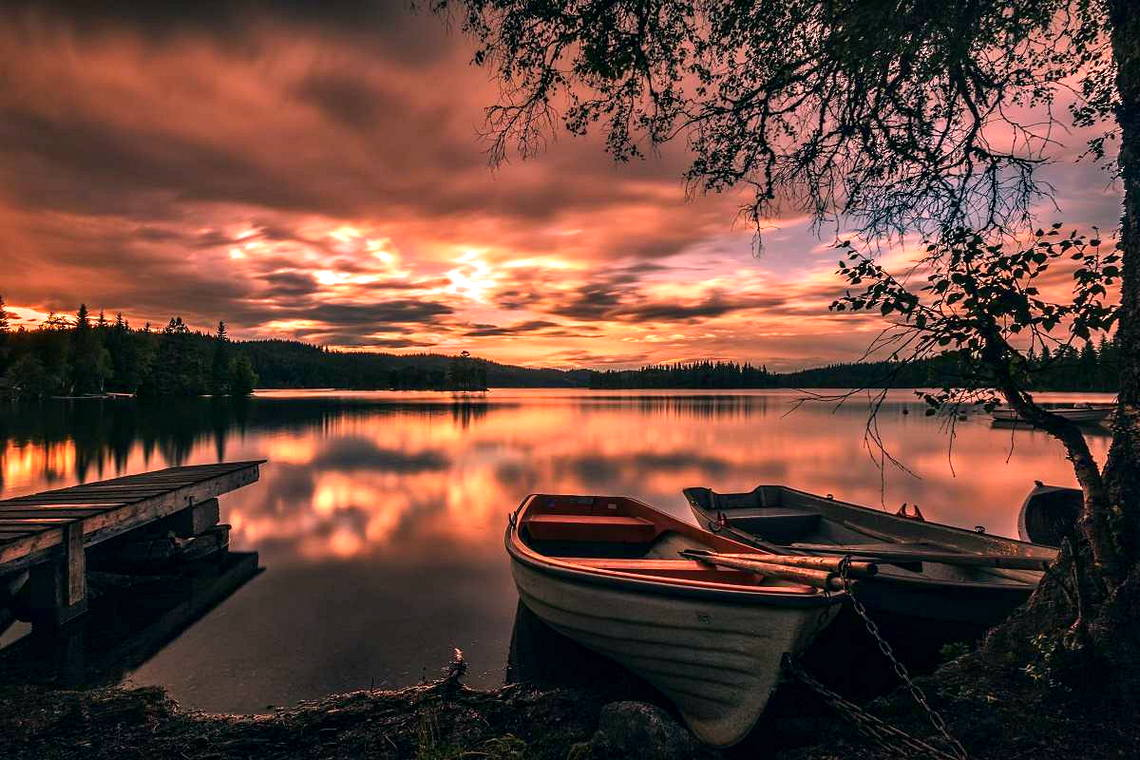
#> input picture Tugas 4/pemandangan.jpg, 1140 x 760 px
$ python ButterWortLowPassFilter.py
#> lines starting #> are read from the running program, lines starting #| are printed output that depends on the picture
import cv2
import numpy as np
import matplotlib.pyplot as plt

# Baca gambar grayscale
img = cv2.imread('pemandangan.jpg', 0)
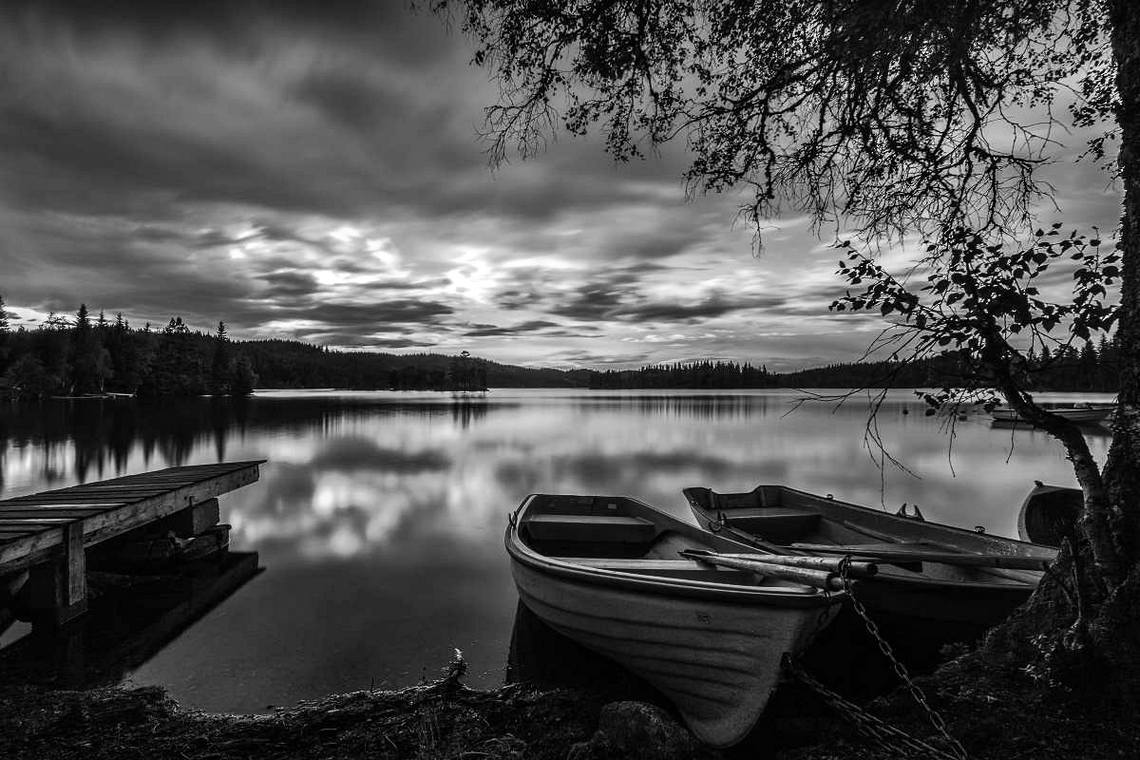
#> img: shape (760, 1140); min 0, max 255, mean 77.7

# Lakukan transformasi Fourier pada gambar
f = np.fft.fft2(img)
fshift = np.fft.fftshift(f)

# Buat filter Butterworth Lowpass
rows, cols = img.shape
#> rows = 760; cols = 1140
crow, ccol = rows // 2, cols // 2
#> crow = 380; ccol = 570
radius = 30
order = 2
butterworth_lp = np.zeros((rows, cols), np.float32)
for i in range(rows):
    for j in range(cols):
        d = np.sqrt((i - crow) ** 2 + (j - ccol) ** 2)
        butterworth_lp[i, j] = 1 / (1 + (d / radius) ** (2 * order))
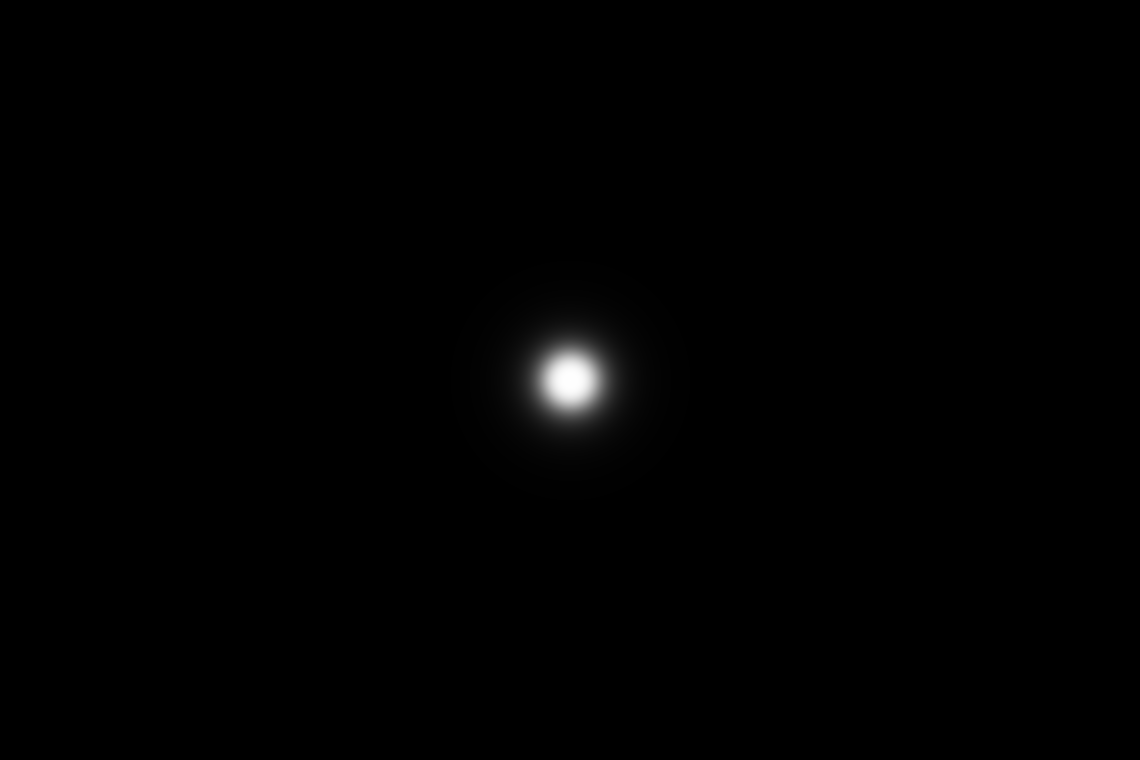
#> butterworth_lp: shape (760, 1140) float32; min 3.68e-06, max 1, mean 0.00511

# Terapkan filter pada spektrum frekuensi
fshift_filtered = fshift * butterworth_lp

# Geser kembali nol frekuensi ke kiri atas
f_ishift = np.fft.ifftshift(fshift_filtered)

# Lakukan inverse Fourier Transform
img_back = np.fft.ifft2(f_ishift)
img_back = np.abs(img_back)
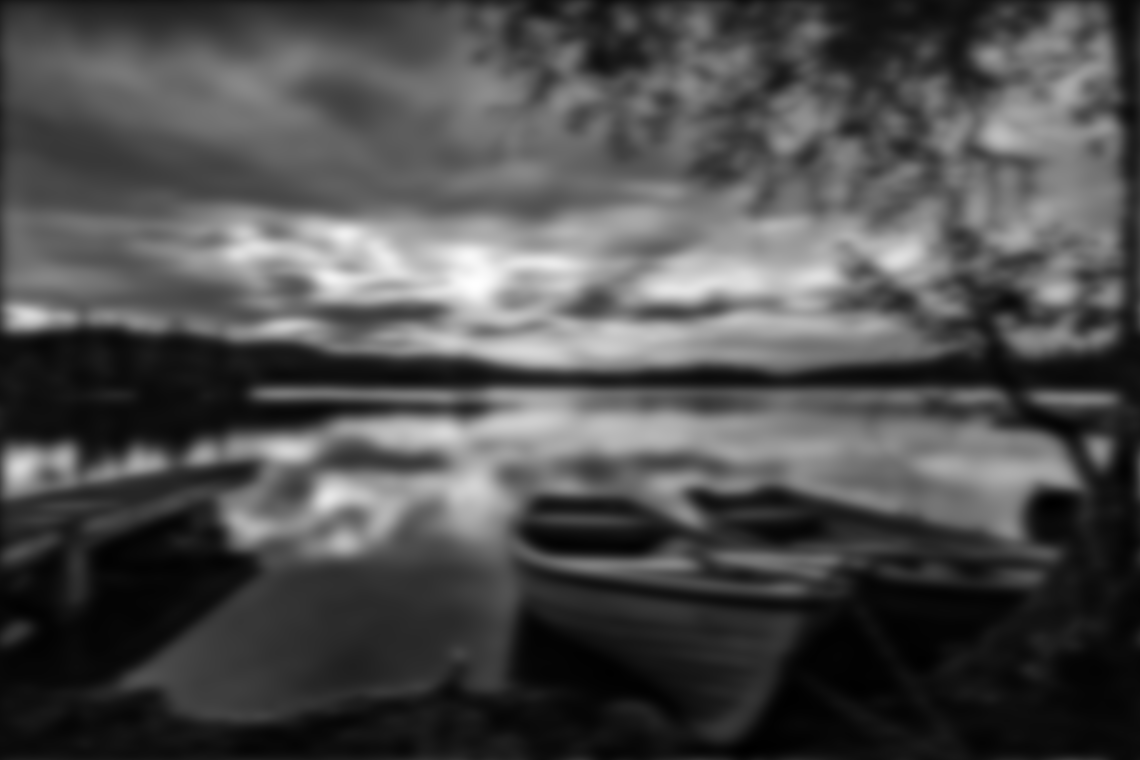
#> img_back: shape (760, 1140) float64; min 0.497, max 254.8, mean 77.7

# Tampilkan gambar asli dan hasil filter
plt.subplot(121), plt.imshow(img, cmap='gray')
plt.title('Input Image'), plt.xticks([]), plt.yticks([])
plt.subplot(122), plt.imshow(img_back, cmap='gray')
plt.title('Butterworth Lowpass Filtered Image'), plt.xticks([]), plt.yticks([])
plt.show()
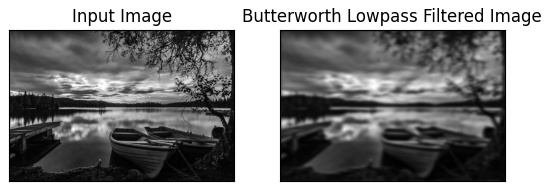
#> figure drawn by matplotlib, 2 panels

$ run again, with Tugas 4/foto1.jpeg copied over Tugas 4/pemandangan.jpg
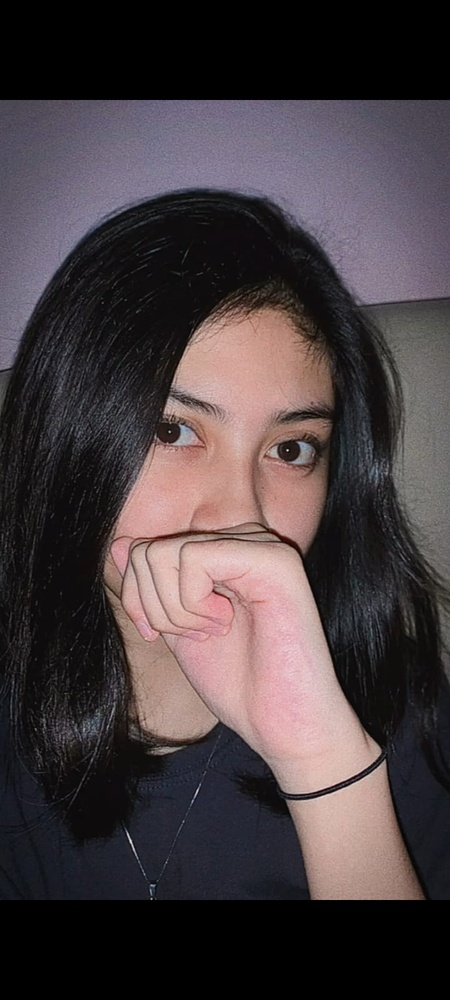
#> input picture Tugas 4/foto1.jpeg, 450 x 1000 px, shrunk from 720 x 1600 before the run
#> after the loop `for i in range(rows):`:
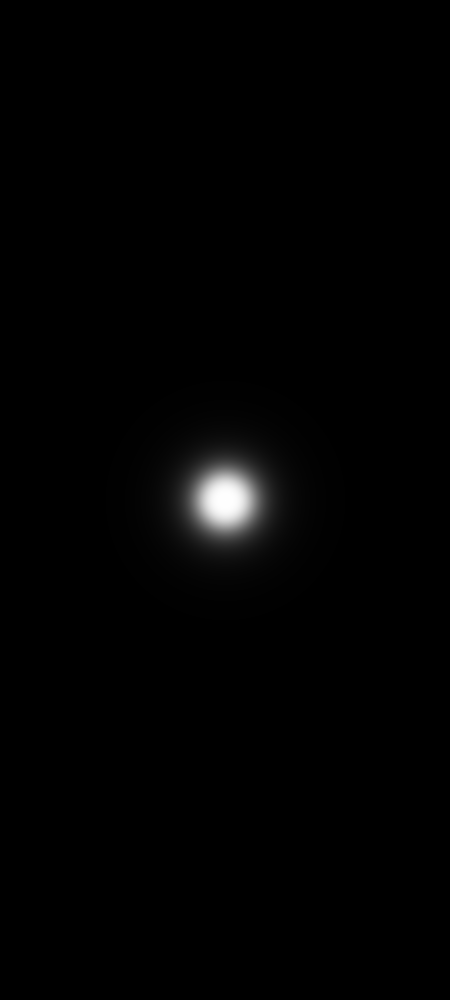
#> butterworth_lp: shape (1000, 450) float32; min 8.96e-06, max 1, mean 0.00981
#> `plt.show()`:
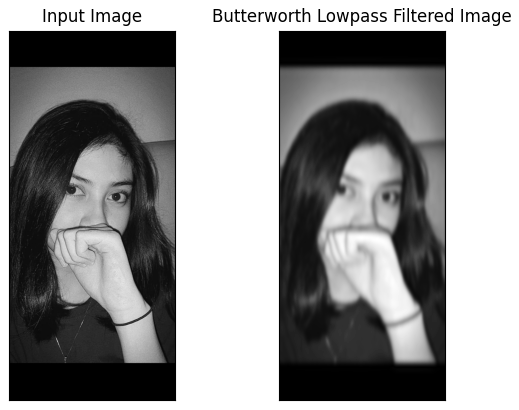
#> figure drawn by matplotlib, 2 panels
